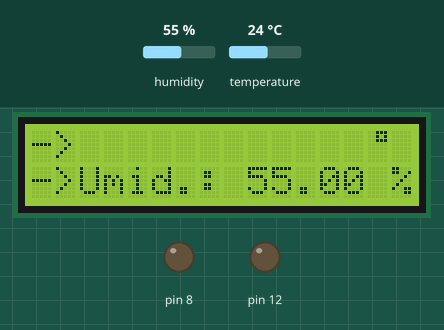
This sketch was run on a simulated Arduino Uno, built with avr-gcc and run on an emulated ATmega328P. On the bench: 16×2 character LCD, output pins drawn as LEDs (lit = HIGH). Wiring (inferred from the names in the program): DHT22 sensor: data pin 7. The inputs (shaded band) are chosen by the test bench; at power-on: humidity 55 %, temperature 24 °C.

Above: at 2.2 s.
2.3 s: humidity set to 32 %
At 5.8 s:
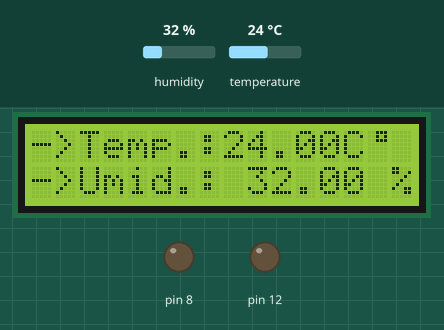
11.3 s: humidity set to 29 %
At 15.0 s:
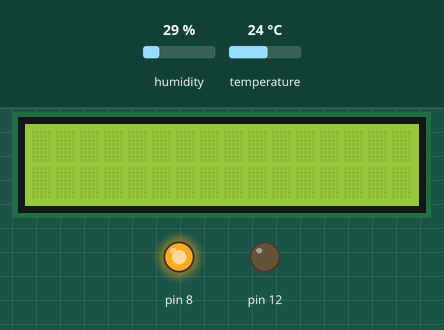
20.3 s: temperature set to 29.5 °C
At 24.2 s:
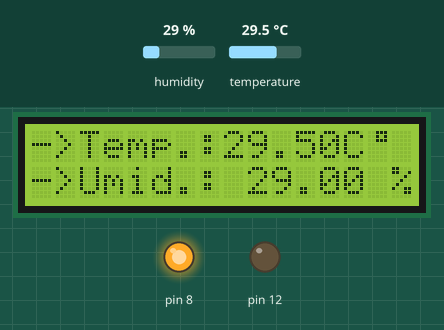
26.4 s: temperature set to 30.4 °C
At 27.4 s:
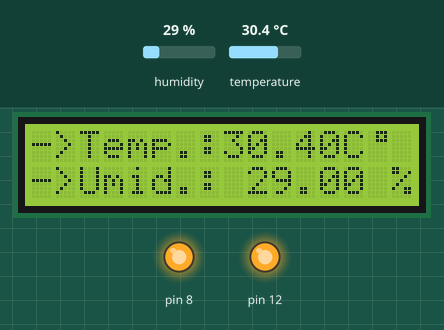
35.0 s: humidity set to 40 %
At 38.2 s:
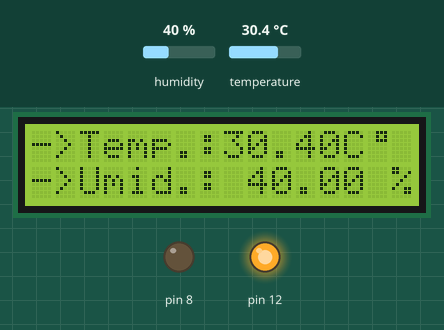
Timing chart, 0 to 39.7 s (numbered marks = the images above; inputs shaded):
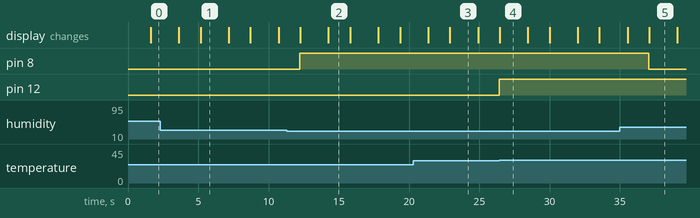

Measured:
- the behaviour switches between 31 and 30 % on humidity (found by bisection; images 1 and 2)
- the behaviour switches between 29.9 and 30 °C on temperature (found by bisection; images 3 and 4)
- after the input at 11.3 s, pin 8: LOW → HIGH after 0.92 s; the display: first changes after 0.96 s (image 2 shows a later state)
- after the input at 20.3 s, the display: first differs from a run without the input after 2.6 s (image 3)
- after the input at 26.4 s, pin 12: LOW → HIGH at once; the display: changes after 0.05 s (image 4)
- after the input at 35.0 s, pin 8: HIGH → LOW after 2.1 s; the display: first differs from a run without the input after 2.1 s (image 5)
- what the display in image 1 shows lasts 2.0 s, from 5.2 s to 7.2 s

The sketch:

projetoFinalGustavoMoretti.ino
```cpp
// Autor: Gustavo Moretti
// Projeto: Medindo Umidade e temperatura e imprimindo os valores em um LCD 16x2

#include <Wire.h>
#include <LiquidCrystal_I2C.h>
#include <DHT.h>

#define DHTTYPE DHT22
#define DHTPIN 7

DHT dht(DHTPIN, DHTTYPE);

float temp = 0;
float u = 0;

byte custom[8] = {
  0b00111,
  0b00101,
  0b00111,
  0b00000,
  0b00000,
  0b00000,
  0b00000,
  0b00000
};

LiquidCrystal_I2C lcd(0x27,16,2);

void setup()
{
  Serial.begin(9600);
  pinMode(12, OUTPUT);
  pinMode(8, OUTPUT);
  analogReference(INTERNAL);
  lcd.init();
  lcd.backlight();
  lcd.createChar(5, custom); // Cria caractere definindo-o como o byte 5

  dht.begin(); //inicia o sensor dht
}

void loop()
{

  delay(1500); // delay das medições

  u = dht.readHumidity(); //lê a humidade
  temp = dht.readTemperature(); // lê a temperatura

  //verifica se o sensor está funcionando corretamente
  if (isnan(u) || isnan(temp))
  {
    Serial.println("Falha na leitura do sensor DHT !!!");
    return;
  }

  if(u <= 30){
    digitalWrite(8, 1);
  }
  else{
    digitalWrite(8, 0);
  }

  if(temp >= 30){
    digitalWrite(12, 1);
  }
  else{
    digitalWrite(12, 0);
  }

  lcd.print("  Temp.:");
  lcd.print(temp);
  lcd.print("C");
  lcd.home(); // Seta o cursor para o inicio caracter 0, na linha 0
  lcd.print("->");

  lcd.setCursor(0,1);
  lcd.print("  Umid.: ");
  lcd.print(u);
  lcd.print(" %");
  lcd.setCursor(0,1);
  lcd.print("->");
  lcd.setCursor(14,0);
  lcd.write(5); // Imprime o byte 5(nosso caracter custom)


  delay(2000);
  lcd.clear(); //Limpa a tela do LCD
}
```
